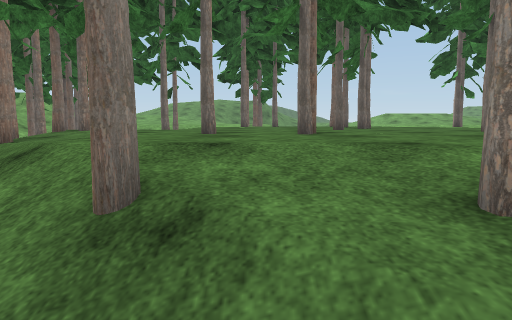
[1] (above)

23 first-person views from a walk through a 3-D level made in the Unity game engine. The camera is 1.2 m above the floor, tilts 6° down and sees 70° across. The floor is counted in squares, 1 m on a side. Each view is taken from the middle of a square. On the plan, view 1 faces up. The plan holds only what a view shows up to about 15 squares ahead; the rest is blank. The place goes on beyond the plan. The player is left out. Some animated figures are left out. Some surface patterns are stand-ins.

[2]
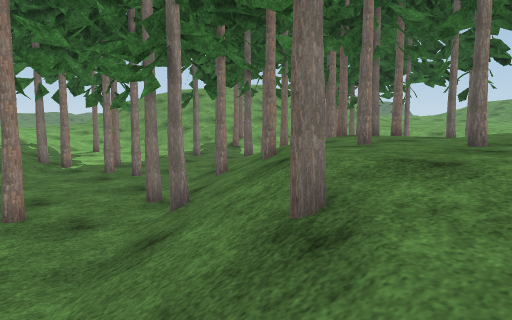

[3]
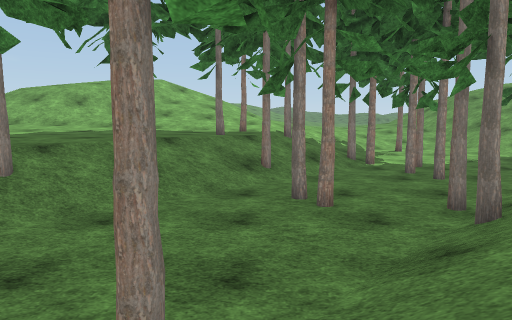

[4]
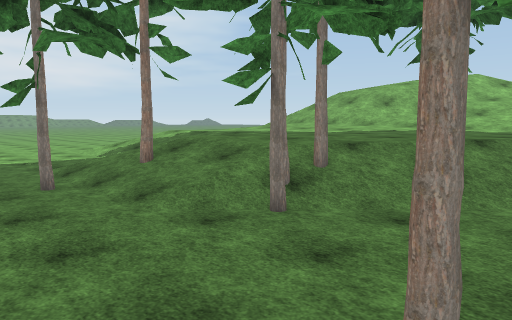

[5]
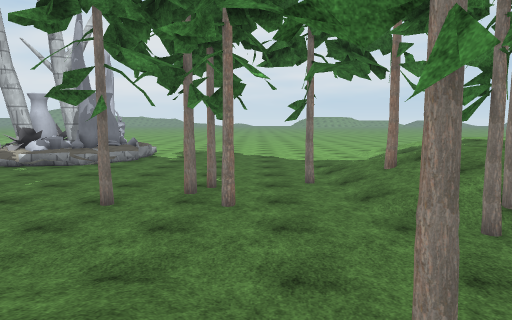

[6]
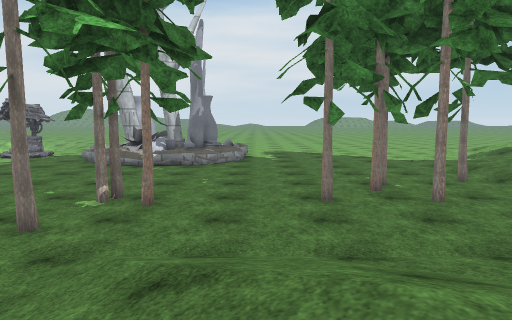

[7]
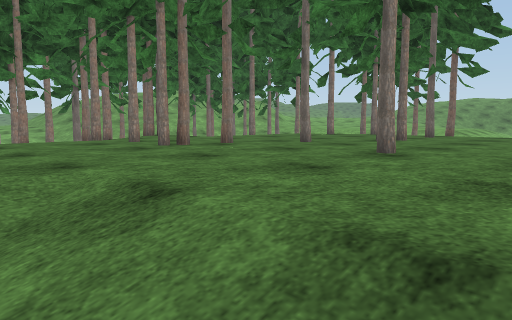

[8]
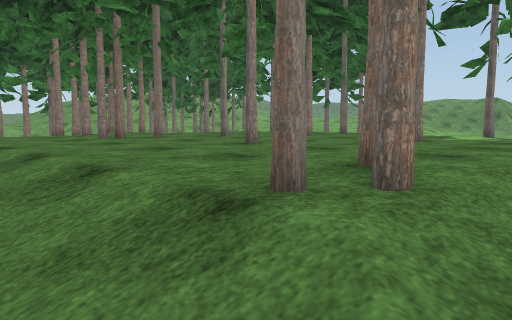

[9]
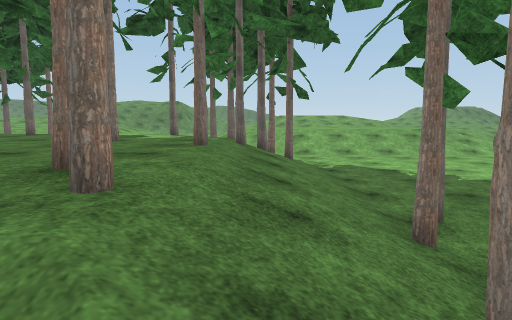

[10]
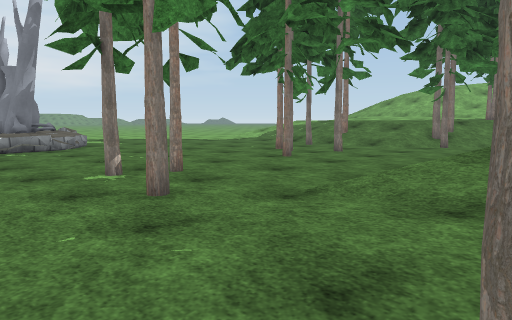

[11]
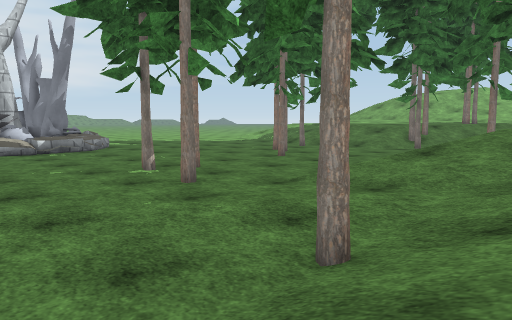

[12]
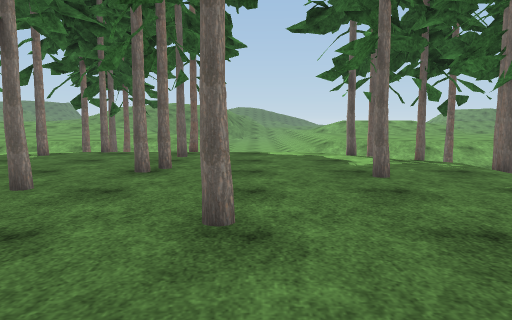

[13]
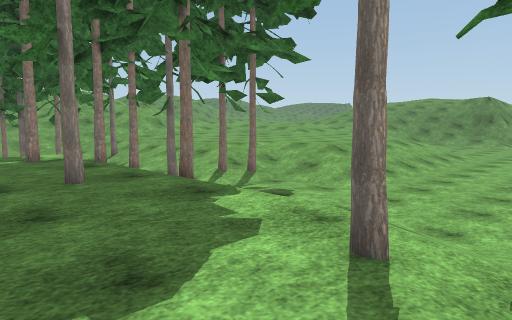

[14]
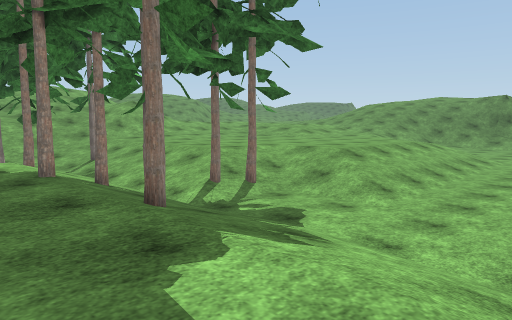

[15]
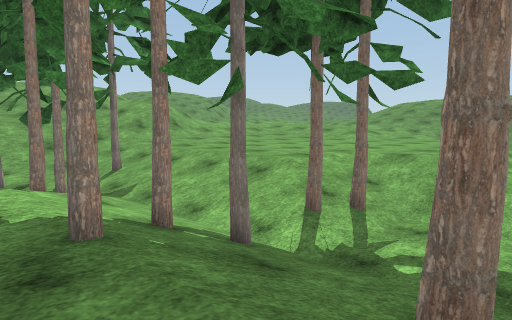

[16]
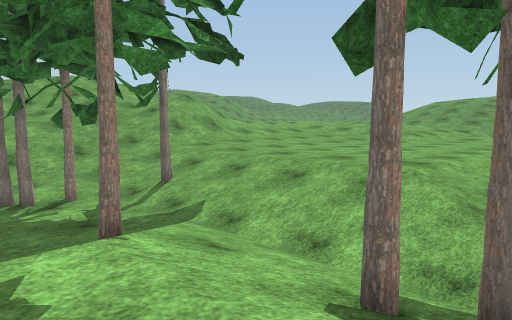

[17]
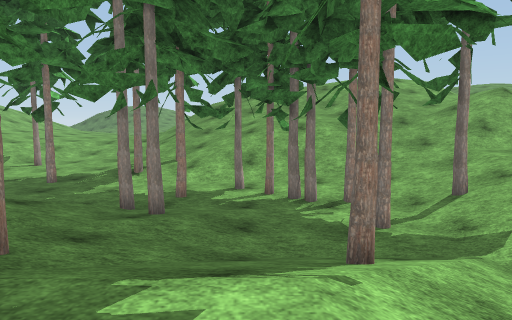

[18]
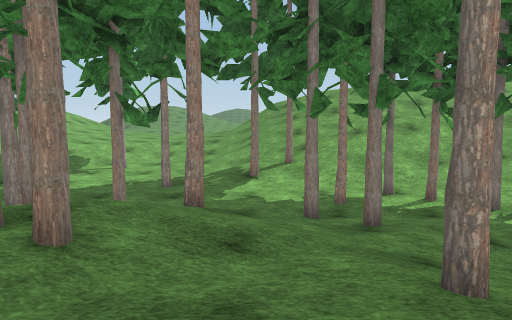

[19]
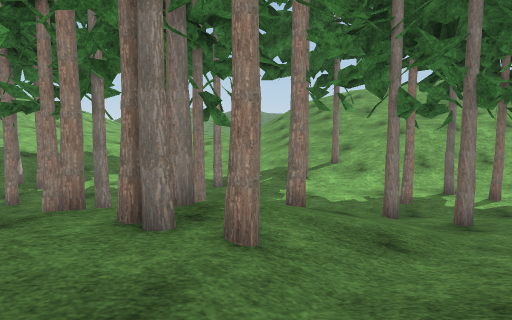

[20]
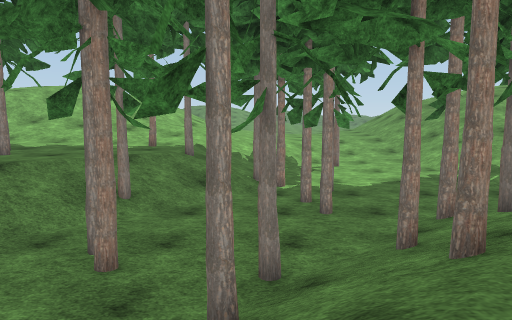

[21]
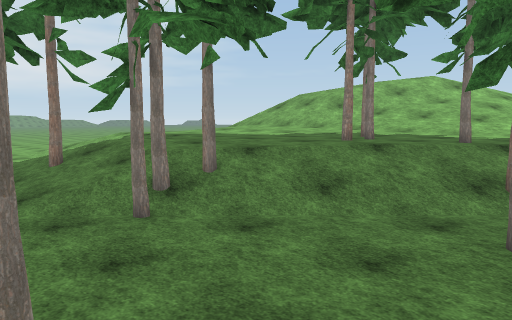

[22]
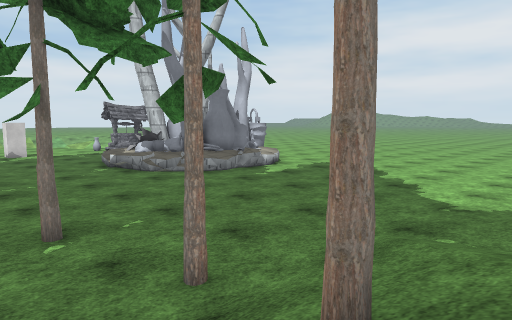

[23]
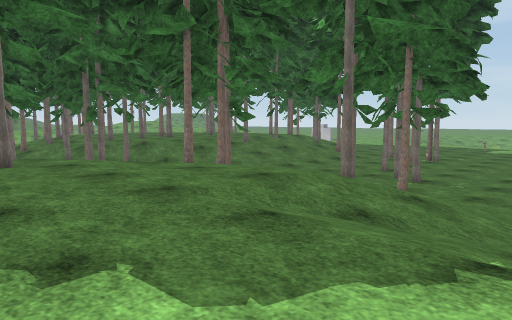

### Floor plan
Key: @ floor where view 1 was taken; # wall or solid block; x gap in a wall; . main floor; : floor 0.25 m higher than the main floor; + floor 0.5 m higher than the main floor; * floor 0.75 m higher than the main floor; % floor 1 m higher than the main floor; & floor 1.25 m higher than the main floor; $ floor 1.5 m higher than the main floor; / step, stairs or slope.
Columns run from 16 left of view 1 to 16 right of it. Each row starts with its distance up from view 1.
 33            $$$$$$  ///....
 32          $$$$$//// ///....
 31         $$$$$$////////....
 30  /$    $$$$$$$////////.....
 29  /$$$ $$$$$$$$////////.....
 28  /////////////////.........
 27  /////////////////::::.....
 26  /////#/////////#/:::::....
 25  /////////////////::::::....
 24  ////:....////////////////::
 23 //++:#.#..//////#///////////
 22 //++:x..../////#////////////
 21 //::::..../#////////#///////
 20 //::#:::::////$$$#$$$$$$$$//
 19 //:#:::://////$#$$$$$$$$$$#//#
 18 //::#:::+/////$$$$$$#$$$$$$$/
 17 //:::::/+///#/$$$$$$$$$$$$$$$ #
 16 //:::.#//////&$ $$$$$$$$$$$$$##//
 15 //:::. ////%/&$$ $$$$$$$$$$$$////
 14 //:::.  #//&&&$  $$$$$$$$$#$$$///
 13 //....   /&#&&$$$$$$$$$$$$$$$$///
 12 :/....#  //#$$$$$$$#$$$$$$$$$#///
 11 :...../ #/&$$$$$$$$$$$$$$$$$$$///
 10 :..... #/#&&$$$$$#$$$$$$$$$$$$///
  9 :.....////#&&$$#$x$$$$$$$$$$$$///
  8 .......#///&&$$$$$$$$$$$$$$$#$///
  7 ..#.....////&$$$$$$$$$$$$$$$$$///
  6 :...#....//#/$$$$$$$$$$$$$$$$#///
  5 :#........////$$$$$$$$$$$$$$#$/#
  4 /#/......#.#///&&&$$$$/////////
  3 ////........///#&&&   / / // // /
  2 /////........////%/     ///////
  1 &#////...#....////  /$///////#::
  0 $$$//#/........ @/  /////::::...
 -1 $$$$////.......# ////////::::...
 -2 $$#$$////........////////::::...
 -3 $$$$$$////......................
 -4 $$$#$$$////.....................
 -5 $$$$#$$&/#/#....................
 -6   $$$$$&&////..................
 -7   $$$$$&&&////...#..#....##....
 -8   $$$$$$&&////.................
 -9   $$$$$$$&////....#.............
-10    $$$$$$$/#//...#..............
-11    $$$&&&&////#..................
-12    $$$/&//////...................
-13    $$$////////................
-14    $$$////////................
-15     $$////+:::..............
-16   $        :::..........  /*

Where each view was taken, in squares from view 1:
view 1: 0 up, 0 right, facing up
view 2: 0 up, 1 right, facing up-left
view 3: 0 up, 1 right, facing left
view 4: 0 up, 1 right, facing down-left
view 5: 2 up, 0 right, facing down
view 6: 3 up, 6 right, facing down
view 7: 3 up, 10 right, facing up-left
view 8: 3 up, 14 right, facing up-left
view 9: 3 up, 14 right, facing up
view 10: 1 up, 14 right, facing down-left
view 11: 3 up, 16 right, facing down-left
view 12: 6 up, 7 right, facing up
view 13: 16 up, 12 right, facing up-left
view 14: 18 up, 10 right, facing up-left
view 15: 19 up, 5 right, facing up-left
view 16: 19 up, 1 right, facing up-left
view 17: 20 up, 0 right, facing left
view 18: 15 up, 1 left, facing left
view 19: 13 up, 1 left, facing left
view 20: 4 up, 1 left, facing left
view 21: 2 up, 1 left, facing down-left
view 22: 8 down, 6 left, facing down-right
view 23: 16 down, 14 left, facing up-right
